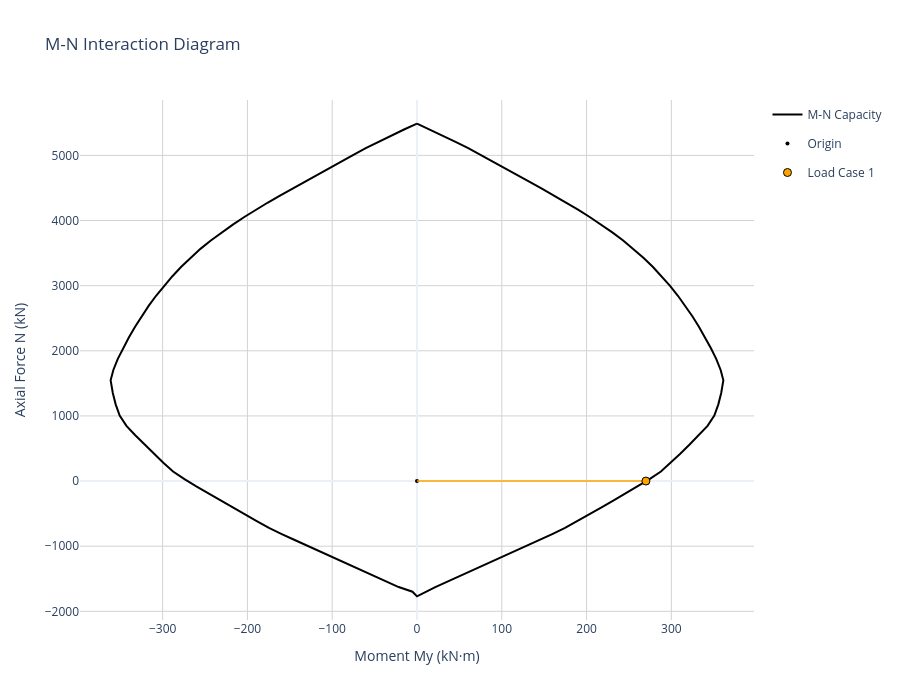
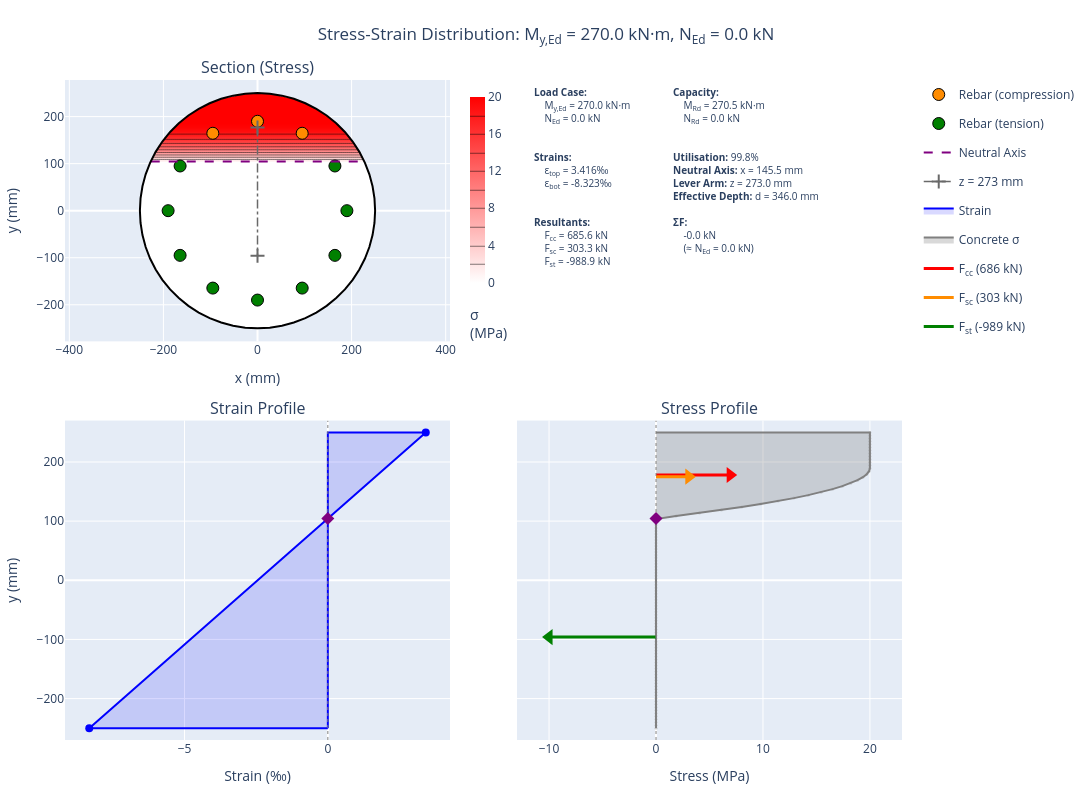

Notebook code for these charts, in order:
### Code cell
# Create M-N interaction diagram
circular_diagram = create_interaction_diagram(
    section=circular_section,
    concrete=concrete,
    concrete_model_type=ConcreteModelType.PARABOLA_RECTANGLE,  # EC2 Fig 3.3
    steel_model_type=SteelModelType.INCLINED,                  # With strain hardening
    n_fibres_width=20,
    n_fibres_height=30,
)

loadcases = []

moment = 270
axial = 0

forces_dict = {
    "M_Ed": moment,
    "N_Ed": axial
    }

loadcases.append(forces_dict)

circular_diagram.plot_mn(
    load_points=loadcases,
    show_vectors=True,
    show=True
    )

circular_diagram.plot_stress_strain(
    M_Ed=moment,
    N_Ed=axial,
    height=800,
    show=False,
    section_render="filled")

### Figure 1 — Plotly figure (JSON) as saved in the notebook; plotly's stock layout.template omitted (floating-point values rounded to 4 significant figures)
{"data": [{"hovertemplate": "M: %{x:.1f} kN·m<br>N: %{y:.1f} kN<extra></extra>", "line": {"color": "black", "width": 2}, "mode": "lines", "name": "M-N Capacity", "type": "scatter", "x": [0, 15.3, 30.37, 45.45, 60.41, 75.0, 89.51, 104.0, 118.4, 132.9, 147.3, 161.6, 175.9, 189.9, 203.7, 217.2, 230.4, 243.2, 255.4, 267.0, 278.0, 288.5, 298.5, 307.7, 316.5, 324.8, 332.5, 339.7, 346.5, 352.9, 358.1, 361.3, 358.8, 355.4, 350.7, 342.7, 332.3, 321.5, 310.5, 299.2, 287.7, 274.3, 260.3, 246.2, 232.0, 217.7, 203.3, 189.0, 174.6, 159.5, 144.2, 128.9, 113.6, 98.29, 82.94, 67.67, 52.36, 36.92, 21.59, -1.863e-15, -5.322, -21.59, -36.92, -52.36, -67.67, -82.94, -98.29, -113.6, -128.9, -144.2, -159.5, -174.6, -189.0, -203.3, -217.7, -232.0, -246.2, -260.3, -274.3, -287.7, -299.2, -310.5, -321.5, -332.3, -342.7, -350.7, -355.4, -358.8, -361.3, -358.1, -352.9, -346.5, -339.7, -332.5, -324.8, -316.5, -307.7, -298.5, -288.5, -278.0, -267.0, -255.4, -243.2, -230.4, -217.2, -203.7, -189.9, -175.9, -161.6, -147.3, -132.9, -118.4, -104.0, -89.51, -75.0, -60.41, -45.45, -30.37, -15.3, 0], "y": [5488.0, 5397.0, 5302.0, 5208.0, 5111.0, 5009.0, 4906.0, 4802.0, 4698.0, 4594.0, 4489.0, 4383.0, 4277.0, 4167.0, 4054.0, 3938.0, 3818.0, 3694.0, 3565.0, 3430.0, 3290.0, 3145.0, 2997.0, 2845.0, 2690.0, 2532.0, 2371.0, 2207.0, 2043.0, 1876.0, 1705.0, 1546.0, 1353.0, 1178.0, 1006.0, 847.5, 702.7, 560.7, 420.6, 282.6, 146.4, 29.83, -80.8, -189.2, -296.7, -402.9, -508.5, -614.1, -719.1, -813.4, -904.6, -995.3, -1086.0, -1177.0, -1267.0, -1359.0, -1449.0, -1538.0, -1627.0, -1770.0, -1699.0, -1627.0, -1538.0, -1449.0, -1359.0, -1267.0, -1177.0, -1086.0, -995.3, -904.6, -813.4, -719.1, -614.1, -508.5, -402.9, -296.7, -189.2, -80.8, 29.83, 146.4, 282.6, 420.6, 560.7, 702.7, 847.5, 1006.0, 1178.0, 1353.0, 1546.0, 1705.0, 1876.0, 2043.0, 2207.0, 2371.0, 2532.0, 2690.0, 2845.0, 2997.0, 3145.0, 3290.0, 3430.0, 3565.0, 3694.0, 3818.0, 3938.0, 4054.0, 4167.0, 4277.0, 4383.0, 4489.0, 4594.0, 4698.0, 4802.0, 4906.0, 5009.0, 5111.0, 5208.0, 5302.0, 5397.0, 5488.0]}, {"hovertemplate": "Origin (0,0)<extra></extra>", "marker": {"color": "black", "size": 4, "symbol": "circle"}, "mode": "markers", "name": "Origin", "type": "scatter", "x": [0], "y": [0]}, {"hoverinfo": "skip", "legendgroup": "lc_0", "line": {"color": "orange", "dash": "solid", "width": 1.5}, "mode": "lines", "showlegend": false, "type": "scatter", "x": [0, 270], "y": [0, 0]}, {"hoverinfo": "skip", "legendgroup": "lc_0", "line": {"color": "orange", "dash": "dash", "width": 1.5}, "mode": "lines", "showlegend": false, "type": "scatter", "x": [270, 270.5], "y": [0, 0]}, {"hovertemplate": "<b>Load Case 1</b><br>N_Ed: 0.0 kN<br>M_Ed: 270.0 kN·m<br>N_Rd: 0.0 kN<br>M_Rd: 270.5 kN·m<br>Utilization: 99.8%<br>Status: ✓ PASS<extra></extra>", "legendgroup": "lc_0", "marker": {"color": "orange", "line": {"color": "black", "width": 1}, "size": 8, "symbol": "circle"}, "mode": "markers", "name": "Load Case 1", "type": "scatter", "x": [270], "y": [0]}], "layout": {"height": 700, "legend": {"x": 1.02, "xanchor": "left", "y": 1, "yanchor": "top"}, "title": {"text": "M-N Interaction Diagram"}, "width": 900, "xaxis": {"gridcolor": "lightgray", "range": [-397.5, 397.5], "title": {"text": "Moment My (kN·m)"}, "zeroline": true}, "yaxis": {"gridcolor": "lightgray", "range": [-2133.0, 5851.0], "title": {"text": "Axial Force N (kN)"}, "zeroline": true}}}

### Figure 2 — Plotly figure (JSON) as saved in the notebook; plotly's stock layout.template omitted (floating-point values rounded to 4 significant figures; data arrays with more than 128 entries replaced by an {"elided": "..."} marker saying what was removed)
{"data": [{"colorbar": {"len": 0.3762, "lenmode": "fraction", "thickness": 15, "title": {"side": "bottom", "text": "σ<br>(MPa)"}, "x": 0.472, "xanchor": "left", "y": 0.802, "yanchor": "middle"}, "colorscale": [[0, "white"], [1, "red"]], "contours": {"coloring": "heatmap", "showlines": false}, "hovertemplate": "x: %{x:.1f} mm<br>y: %{y:.1f} mm<br>σ: %{z:.2f} MPa<extra>Concrete</extra>", "name": "Concrete", "showlegend": false, "showscale": true, "type": "contour", "x": [-247.9, -243.8, -239.6, -235.4, -231.2, -227.1, -222.9, -218.8, -214.6, -210.4, -206.2, -202.1, -197.9, -193.8, -189.6, -185.4, -181.2, -177.1, -172.9, -168.8, -164.6, -160.4, -156.2, -152.1, -147.9, -143.8, -139.6, -135.4, -131.2, -127.1, -122.9, -118.8, -114.6, -110.4, -106.2, -102.1, -97.92, -93.75, -89.58, -85.42, -81.25, -77.08, -72.92, -68.75, -64.58, -60.42, -56.25, -52.08, -47.92, -43.75, -39.58, -35.42, -31.25, -27.08, -22.92, -18.75, -14.58, -10.42, -6.25, -2.083, 2.083, 6.25, 10.42, 14.58, 18.75, 22.92, 27.08, 31.25, 35.42, 39.58, 43.75, 47.92, 52.08, 56.25, 60.42, 64.58, 68.75, 72.92, 77.08, 81.25, 85.42, 89.58, 93.75, 97.92, 102.1, 106.2, 110.4, 114.6, 118.8, 122.9, 127.1, 131.2, 135.4, 139.6, 143.8, 147.9, 152.1, 156.3, 160.4, 164.6, 168.8, 172.9, 177.1, 181.3, 185.4, 189.6, 193.8, 197.9, 202.1, 206.3, 210.4, 214.6, 218.8, 222.9, 227.1, 231.3, 235.4, 239.6, 243.8, 247.9], "xaxis": "x", "y": {"elided": "180 float values"}, "yaxis": "y", "z": {"elided": "180x120 float values"}, "zmax": 20, "zmin": 0}, {"customdata": [[282.0, 1.41, 88.58], [401.5, 2.007, 126.1], [282.0, 1.41, 88.58]], "hovertemplate": "x: %{x:.1f} mm<br>y: %{y:.1f} mm<br>σ: %{customdata[0]:.1f} MPa<br>ε: %{customdata[1]:.3f} ‰<br>F: %{customdata[2]:.1f} kN<br><extra>Rebar (compression)</extra>", "marker": {"color": "darkorange", "line": {"color": "black", "width": 1}, "size": 12}, "mode": "markers", "name": "Rebar (compression)", "showlegend": true, "type": "scatter", "x": [95.0, 1.163e-14, -95.0], "xaxis": "x", "y": [164.5, 190.0, 164.5], "yaxis": "y"}, {"customdata": [[-435.0, -2.453, -136.7], [-44.58, -0.2229, -14.01], [-44.58, -0.2229, -14.01], [-435.0, -2.453, -136.7], [-436.8, -4.684, -137.2], [-438.1, -6.316, -137.6], [-438.6, -6.914, -137.8], [-438.1, -6.316, -137.6], [-436.8, -4.684, -137.2]], "hovertemplate": "x: %{x:.1f} mm<br>y: %{y:.1f} mm<br>σ: %{customdata[0]:.1f} MPa<br>ε: %{customdata[1]:.3f} ‰<br>F: %{customdata[2]:.1f} kN<br><extra>Rebar (tension)</extra>", "marker": {"color": "green", "line": {"color": "black", "width": 1}, "size": 12}, "mode": "markers", "name": "Rebar (tension)", "showlegend": true, "type": "scatter", "x": [190.0, 164.5, -164.5, -190.0, -164.5, -95.0, -3.49e-14, 95.0, 164.5], "xaxis": "x", "y": [0.0, 95.0, 95.0, 2.327e-14, -95.0, -164.5, -190.0, -164.5, -95.0], "yaxis": "y"}, {"line": {"color": "purple", "dash": "dash", "width": 2}, "mode": "lines", "name": "Neutral Axis", "showlegend": true, "type": "scatter", "x": [-227.0, 227.0], "xaxis": "x", "y": [104.5, 104.5], "yaxis": "y"}, {"hovertemplate": "x: %{x:.1f} mm<br>y: %{y:.1f} mm<extra>C/T Centroid</extra>", "line": {"color": "dimgray", "dash": "dashdot", "width": 1.5}, "marker": {"color": ["red", "blue"], "line": {"width": 2}, "size": 10, "symbol": "cross-thin"}, "mode": "lines+markers", "name": "z = 273 mm", "showlegend": true, "type": "scatter", "x": [1.13e-14, -3.014e-14], "xaxis": "x", "y": [177.1, -95.96], "yaxis": "y"}, {"hoverinfo": "skip", "line": {"color": "black", "width": 2}, "mode": "lines", "name": "Section outline", "showlegend": false, "type": "scatter", "x": [250, 248.6, 244.5, 237.8, 228.4, 216.5, 202.3, 185.8, 167.3, 146.9, 125.0, 101.7, 77.25, 51.98, 26.13, 1.531e-14, -26.13, -51.98, -77.25, -101.7, -125.0, -146.9, -167.3, -185.8, -202.3, -216.5, -228.4, -237.8, -244.5, -248.6, -250, -248.6, -244.5, -237.8, -228.4, -216.5, -202.3, -185.8, -167.3, -146.9, -125.0, -101.7, -77.25, -51.98, -26.13, -4.592e-14, 26.13, 51.98, 77.25, 101.7, 125.0, 146.9, 167.3, 185.8, 202.3, 216.5, 228.4, 237.8, 244.5, 248.6, 250], "xaxis": "x", "y": [0, 26.13, 51.98, 77.25, 101.7, 125.0, 146.9, 167.3, 185.8, 202.3, 216.5, 228.4, 237.8, 244.5, 248.6, 250, 248.6, 244.5, 237.8, 228.4, 216.5, 202.3, 185.8, 167.3, 146.9, 125.0, 101.7, 77.25, 51.98, 26.13, 3.062e-14, -26.13, -51.98, -77.25, -101.7, -125.0, -146.9, -167.3, -185.8, -202.3, -216.5, -228.4, -237.8, -244.5, -248.6, -250, -248.6, -244.5, -237.8, -228.4, -216.5, -202.3, -185.8, -167.3, -146.9, -125.0, -101.7, -77.25, -51.98, -26.13, 0], "yaxis": "y"}, {"fill": "toself", "fillcolor": "rgba(0, 0, 255, 0.15)", "hovertemplate": "ε: %{x:.3f} ‰<br>y: %{y:.1f} mm<extra></extra>", "line": {"color": "blue", "width": 2}, "mode": "lines", "name": "Strain", "type": "scatter", "x": [0, -8.323, 3.416, 0, 0], "xaxis": "x3", "y": [-250, -250, 250, 250, -250], "yaxis": "y3"}, {"hovertemplate": "ε: %{x:.3f} ‰<br>y: %{y:.1f} mm<extra></extra>", "marker": {"color": "blue", "size": 8}, "mode": "markers", "showlegend": false, "type": "scatter", "x": [-8.323, 3.416], "xaxis": "x3", "y": [-250, 250], "yaxis": "y3"}, {"line": {"color": "gray", "dash": "dot", "width": 1}, "mode": "lines", "showlegend": false, "type": "scatter", "x": [0, 0], "xaxis": "x3", "y": [-270, 270], "yaxis": "y3"}, {"hovertemplate": "Neutral Axis<br>y: 104.5 mm<extra></extra>", "marker": {"color": "purple", "size": 10, "symbol": "diamond"}, "mode": "markers", "name": "NA", "showlegend": false, "type": "scatter", "x": [0], "xaxis": "x3", "y": [104.5], "yaxis": "y3"}, {"fill": "toself", "fillcolor": "rgba(128, 128, 128, 0.3)", "hoverinfo": "skip", "legendgroup": "concrete_stress", "line": {"color": "gray", "width": 2}, "mode": "lines", "name": "Concrete σ", "type": "scatter", "x": [0.0, 0.0, 0.0, 0.0, 0.0, 0.0, 0.0, 0.0, 0.0, 0.0, 0.0, 0.0, 0.0, 0.0, 0.0, 0.0, 0.0, 0.0, 0.0, 0.0, 0.0, 0.0, 0.0, 0.0, 0.0, 0.0, 0.0, 0.0, 0.0, 0.0, 0.0, 0.0, 0.0, 0.0, 0.0, 0.0, 0.0, 0.0, 0.0, 0.0, 0.0, 0.0, 0.0, 0.0, 0.0, 0.0, 0.0, 0.0, 0.0, 0.0, 0.0, 0.0, 0.0, 0.0, 0.0, 0.0, 0.0, 0.0, 0.0, 0.0, 0.0, 0.0, 0.0, 0.0, 0.0, 0.0, 0.0, 0.0, 0.0, 0.0, 0.0, 0.0, 1.875, 4.062, 6.109, 8.015, 9.781, 11.41, 12.89, 14.23, 15.44, 16.5, 17.42, 18.2, 18.84, 19.34, 19.7, 19.92, 20.0, 20.0, 20.0, 20.0, 20.0, 20.0, 20.0, 20.0, 20.0, 20.0, 20.0, 20.0, 20.0, 0.0], "xaxis": "x4", "y": [-250.0, -250.0, -244.9, -239.9, -234.8, -229.8, -224.7, -219.7, -214.6, -209.6, -204.5, -199.5, -194.4, -189.4, -184.3, -179.3, -174.2, -169.2, -164.1, -159.1, -154.0, -149.0, -143.9, -138.9, -133.8, -128.8, -123.7, -118.7, -113.6, -108.6, -103.5, -98.48, -93.43, -88.38, -83.33, -78.28, -73.23, -68.18, -63.13, -58.08, -53.03, -47.98, -42.93, -37.88, -32.83, -27.78, -22.73, -17.68, -12.63, -7.576, -2.525, 2.525, 7.576, 12.63, 17.68, 22.73, 27.78, 32.83, 37.88, 42.93, 47.98, 53.03, 58.08, 63.13, 68.18, 73.23, 78.28, 83.33, 88.38, 93.43, 98.48, 103.5, 108.6, 113.6, 118.7, 123.7, 128.8, 133.8, 138.9, 143.9, 149.0, 154.0, 159.1, 164.1, 169.2, 174.2, 179.3, 184.3, 189.4, 194.4, 199.5, 204.5, 209.6, 214.6, 219.7, 224.7, 229.8, 234.8, 239.9, 244.9, 250.0, 250.0], "yaxis": "y4"}, {"hovertemplate": "%{text}<extra>Concrete</extra>", "legendgroup": "concrete_stress", "marker": {"color": "gray", "opacity": 0.3, "size": 3}, "mode": "markers", "showlegend": false, "text": ["σ: 0.00 MPa<br>ε: -8.323 ‰<br>y: -250.0 mm", "σ: 0.00 MPa<br>ε: -8.204 ‰<br>y: -244.9 mm", "σ: 0.00 MPa<br>ε: -8.086 ‰<br>y: -239.9 mm", "σ: 0.00 MPa<br>ε: -7.967 ‰<br>y: -234.8 mm", "σ: 0.00 MPa<br>ε: -7.848 ‰<br>y: -229.8 mm", "σ: 0.00 MPa<br>ε: -7.730 ‰<br>y: -224.7 mm", "σ: 0.00 MPa<br>ε: -7.611 ‰<br>y: -219.7 mm", "σ: 0.00 MPa<br>ε: -7.493 ‰<br>y: -214.6 mm", "σ: 0.00 MPa<br>ε: -7.374 ‰<br>y: -209.6 mm", "σ: 0.00 MPa<br>ε: -7.256 ‰<br>y: -204.5 mm", "σ: 0.00 MPa<br>ε: -7.137 ‰<br>y: -199.5 mm", "σ: 0.00 MPa<br>ε: -7.018 ‰<br>y: -194.4 mm", "σ: 0.00 MPa<br>ε: -6.900 ‰<br>y: -189.4 mm", "σ: 0.00 MPa<br>ε: -6.781 ‰<br>y: -184.3 mm", "σ: 0.00 MPa<br>ε: -6.663 ‰<br>y: -179.3 mm", "σ: 0.00 MPa<br>ε: -6.544 ‰<br>y: -174.2 mm", "σ: 0.00 MPa<br>ε: -6.426 ‰<br>y: -169.2 mm", "σ: 0.00 MPa<br>ε: -6.307 ‰<br>y: -164.1 mm", "σ: 0.00 MPa<br>ε: -6.188 ‰<br>y: -159.1 mm", "σ: 0.00 MPa<br>ε: -6.070 ‰<br>y: -154.0 mm", "σ: 0.00 MPa<br>ε: -5.951 ‰<br>y: -149.0 mm", "σ: 0.00 MPa<br>ε: -5.833 ‰<br>y: -143.9 mm", "σ: 0.00 MPa<br>ε: -5.714 ‰<br>y: -138.9 mm", "σ: 0.00 MPa<br>ε: -5.595 ‰<br>y: -133.8 mm", "σ: 0.00 MPa<br>ε: -5.477 ‰<br>y: -128.8 mm", "σ: 0.00 MPa<br>ε: -5.358 ‰<br>y: -123.7 mm", "σ: 0.00 MPa<br>ε: -5.240 ‰<br>y: -118.7 mm", "σ: 0.00 MPa<br>ε: -5.121 ‰<br>y: -113.6 mm", "σ: 0.00 MPa<br>ε: -5.003 ‰<br>y: -108.6 mm", "σ: 0.00 MPa<br>ε: -4.884 ‰<br>y: -103.5 mm", "σ: 0.00 MPa<br>ε: -4.765 ‰<br>y: -98.5 mm", "σ: 0.00 MPa<br>ε: -4.647 ‰<br>y: -93.4 mm", "σ: 0.00 MPa<br>ε: -4.528 ‰<br>y: -88.4 mm", "σ: 0.00 MPa<br>ε: -4.410 ‰<br>y: -83.3 mm", "σ: 0.00 MPa<br>ε: -4.291 ‰<br>y: -78.3 mm", "σ: 0.00 MPa<br>ε: -4.173 ‰<br>y: -73.2 mm", "σ: 0.00 MPa<br>ε: -4.054 ‰<br>y: -68.2 mm", "σ: 0.00 MPa<br>ε: -3.935 ‰<br>y: -63.1 mm", "σ: 0.00 MPa<br>ε: -3.817 ‰<br>y: -58.1 mm", "σ: 0.00 MPa<br>ε: -3.698 ‰<br>y: -53.0 mm", "σ: 0.00 MPa<br>ε: -3.580 ‰<br>y: -48.0 mm", "σ: 0.00 MPa<br>ε: -3.461 ‰<br>y: -42.9 mm", "σ: 0.00 MPa<br>ε: -3.343 ‰<br>y: -37.9 mm", "σ: 0.00 MPa<br>ε: -3.224 ‰<br>y: -32.8 mm", "σ: 0.00 MPa<br>ε: -3.105 ‰<br>y: -27.8 mm", "σ: 0.00 MPa<br>ε: -2.987 ‰<br>y: -22.7 mm", "σ: 0.00 MPa<br>ε: -2.868 ‰<br>y: -17.7 mm", "σ: 0.00 MPa<br>ε: -2.750 ‰<br>y: -12.6 mm", "σ: 0.00 MPa<br>ε: -2.631 ‰<br>y: -7.6 mm", "σ: 0.00 MPa<br>ε: -2.513 ‰<br>y: -2.5 mm", "σ: 0.00 MPa<br>ε: -2.394 ‰<br>y: 2.5 mm", "σ: 0.00 MPa<br>ε: -2.275 ‰<br>y: 7.6 mm", "σ: 0.00 MPa<br>ε: -2.157 ‰<br>y: 12.6 mm", "σ: 0.00 MPa<br>ε: -2.038 ‰<br>y: 17.7 mm", "σ: 0.00 MPa<br>ε: -1.920 ‰<br>y: 22.7 mm", "σ: 0.00 MPa<br>ε: -1.801 ‰<br>y: 27.8 mm", "σ: 0.00 MPa<br>ε: -1.683 ‰<br>y: 32.8 mm", "σ: 0.00 MPa<br>ε: -1.564 ‰<br>y: 37.9 mm", "σ: 0.00 MPa<br>ε: -1.445 ‰<br>y: 42.9 mm", "σ: 0.00 MPa<br>ε: -1.327 ‰<br>y: 48.0 mm", "σ: 0.00 MPa<br>ε: -1.208 ‰<br>y: 53.0 mm", "σ: 0.00 MPa<br>ε: -1.090 ‰<br>y: 58.1 mm", "σ: 0.00 MPa<br>ε: -0.971 ‰<br>y: 63.1 mm", "σ: 0.00 MPa<br>ε: -0.853 ‰<br>y: 68.2 mm", "σ: 0.00 MPa<br>ε: -0.734 ‰<br>y: 73.2 mm", "σ: 0.00 MPa<br>ε: -0.615 ‰<br>y: 78.3 mm", "σ: 0.00 MPa<br>ε: -0.497 ‰<br>y: 83.3 mm", "σ: 0.00 MPa<br>ε: -0.378 ‰<br>y: 88.4 mm", "σ: 0.00 MPa<br>ε: -0.260 ‰<br>y: 93.4 mm", "σ: 0.00 MPa<br>ε: -0.141 ‰<br>y: 98.5 mm", "σ: 0.00 MPa<br>ε: -0.023 ‰<br>y: 103.5 mm", "σ: 1.88 MPa<br>ε: 0.096 ‰<br>y: 108.6 mm", "σ: 4.06 MPa<br>ε: 0.215 ‰<br>y: 113.6 mm", "σ: 6.11 MPa<br>ε: 0.333 ‰<br>y: 118.7 mm", "σ: 8.02 MPa<br>ε: 0.452 ‰<br>y: 123.7 mm", "σ: 9.78 MPa<br>ε: 0.570 ‰<br>y: 128.8 mm", "σ: 11.41 MPa<br>ε: 0.689 ‰<br>y: 133.8 mm", "σ: 12.89 MPa<br>ε: 0.808 ‰<br>y: 138.9 mm", "σ: 14.23 MPa<br>ε: 0.926 ‰<br>y: 143.9 mm", "σ: 15.44 MPa<br>ε: 1.045 ‰<br>y: 149.0 mm", "σ: 16.50 MPa<br>ε: 1.163 ‰<br>y: 154.0 mm", "σ: 17.42 MPa<br>ε: 1.282 ‰<br>y: 159.1 mm", "σ: 18.20 MPa<br>ε: 1.400 ‰<br>y: 164.1 mm", "σ: 18.84 MPa<br>ε: 1.519 ‰<br>y: 169.2 mm", "σ: 19.34 MPa<br>ε: 1.638 ‰<br>y: 174.2 mm", "σ: 19.70 MPa<br>ε: 1.756 ‰<br>y: 179.3 mm", "σ: 19.92 MPa<br>ε: 1.875 ‰<br>y: 184.3 mm", "σ: 20.00 MPa<br>ε: 1.993 ‰<br>y: 189.4 mm", "σ: 20.00 MPa<br>ε: 2.112 ‰<br>y: 194.4 mm", "σ: 20.00 MPa<br>ε: 2.230 ‰<br>y: 199.5 mm", "σ: 20.00 MPa<br>ε: 2.349 ‰<br>y: 204.5 mm", "σ: 20.00 MPa<br>ε: 2.468 ‰<br>y: 209.6 mm", "σ: 20.00 MPa<br>ε: 2.586 ‰<br>y: 214.6 mm", "σ: 20.00 MPa<br>ε: 2.705 ‰<br>y: 219.7 mm", "σ: 20.00 MPa<br>ε: 2.823 ‰<br>y: 224.7 mm", "σ: 20.00 MPa<br>ε: 2.942 ‰<br>y: 229.8 mm", "σ: 20.00 MPa<br>ε: 3.060 ‰<br>y: 234.8 mm", "σ: 20.00 MPa<br>ε: 3.179 ‰<br>y: 239.9 mm", "σ: 20.00 MPa<br>ε: 3.298 ‰<br>y: 244.9 mm", "σ: 20.00 MPa<br>ε: 3.416 ‰<br>y: 250.0 mm"], "type": "scatter", "x": [0.0, 0.0, 0.0, 0.0, 0.0, 0.0, 0.0, 0.0, 0.0, 0.0, 0.0, 0.0, 0.0, 0.0, 0.0, 0.0, 0.0, 0.0, 0.0, 0.0, 0.0, 0.0, 0.0, 0.0, 0.0, 0.0, 0.0, 0.0, 0.0, 0.0, 0.0, 0.0, 0.0, 0.0, 0.0, 0.0, 0.0, 0.0, 0.0, 0.0, 0.0, 0.0, 0.0, 0.0, 0.0, 0.0, 0.0, 0.0, 0.0, 0.0, 0.0, 0.0, 0.0, 0.0, 0.0, 0.0, 0.0, 0.0, 0.0, 0.0, 0.0, 0.0, 0.0, 0.0, 0.0, 0.0, 0.0, 0.0, 0.0, 0.0, 0.0, 1.875, 4.062, 6.109, 8.015, 9.781, 11.41, 12.89, 14.23, 15.44, 16.5, 17.42, 18.2, 18.84, 19.34, 19.7, 19.92, 20.0, 20.0, 20.0, 20.0, 20.0, 20.0, 20.0, 20.0, 20.0, 20.0, 20.0, 20.0, 20.0], "xaxis": "x4", "y": [-250.0, -244.9, -239.9, -234.8, -229.8, -224.7, -219.7, -214.6, -209.6, -204.5, -199.5, -194.4, -189.4, -184.3, -179.3, -174.2, -169.2, -164.1, -159.1, -154.0, -149.0, -143.9, -138.9, -133.8, -128.8, -123.7, -118.7, -113.6, -108.6, -103.5, -98.48, -93.43, -88.38, -83.33, -78.28, -73.23, -68.18, -63.13, -58.08, -53.03, -47.98, -42.93, -37.88, -32.83, -27.78, -22.73, -17.68, -12.63, -7.576, -2.525, 2.525, 7.576, 12.63, 17.68, 22.73, 27.78, 32.83, 37.88, 42.93, 47.98, 53.03, 58.08, 63.13, 68.18, 73.23, 78.28, 83.33, 88.38, 93.43, 98.48, 103.5, 108.6, 113.6, 118.7, 123.7, 128.8, 133.8, 138.9, 143.9, 149.0, 154.0, 159.1, 164.1, 169.2, 174.2, 179.3, 184.3, 189.4, 194.4, 199.5, 204.5, 209.6, 214.6, 219.7, 224.7, 229.8, 234.8, 239.9, 244.9, 250.0], "yaxis": "y4"}, {"hovertemplate": "F<sub>cc</sub> = 685.6 kN<br>y = 177.9 mm<extra>Concrete Compression</extra>", "legendgroup": "F<sub>cc</sub>", "line": {"color": "red", "width": 3}, "mode": "lines", "name": "F<sub>cc</sub> (686 kN)", "type": "scatter", "x": [0, 6.933], "xaxis": "x4", "y": [177.9, 177.9], "yaxis": "y4"}, {"hoverinfo": "skip", "legendgroup": "F<sub>cc</sub>", "marker": {"color": "red", "size": 14, "symbol": "triangle-right"}, "mode": "markers", "showlegend": false, "type": "scatter", "x": [6.933], "xaxis": "x4", "y": [177.9], "yaxis": "y4"}, {"hovertemplate": "F<sub>sc</sub> = 303.3 kN<br>y = 175.1 mm<extra>Steel Compression</extra>", "legendgroup": "F<sub>sc</sub>", "line": {"color": "darkorange", "width": 3}, "mode": "lines", "name": "F<sub>sc</sub> (303 kN)", "type": "scatter", "x": [0, 3.067], "xaxis": "x4", "y": [175.1, 175.1], "yaxis": "y4"}, {"hoverinfo": "skip", "legendgroup": "F<sub>sc</sub>", "marker": {"color": "darkorange", "size": 14, "symbol": "triangle-right"}, "mode": "markers", "showlegend": false, "type": "scatter", "x": [3.067], "xaxis": "x4", "y": [175.1], "yaxis": "y4"}, {"hovertemplate": "F<sub>st</sub> = -988.9 kN<br>y = -96.0 mm<extra>Steel Tension</extra>", "legendgroup": "F<sub>st</sub>", "line": {"color": "green", "width": 3}, "mode": "lines", "name": "F<sub>st</sub> (-989 kN)", "type": "scatter", "x": [0, -10], "xaxis": "x4", "y": [-95.96, -95.96], "yaxis": "y4"}, {"hoverinfo": "skip", "legendgroup": "F<sub>st</sub>", "marker": {"color": "green", "size": 14, "symbol": "triangle-left"}, "mode": "markers", "showlegend": false, "type": "scatter", "x": [-10], "xaxis": "x4", "y": [-95.96], "yaxis": "y4"}, {"line": {"color": "gray", "dash": "dot", "width": 1}, "mode": "lines", "showlegend": false, "type": "scatter", "x": [0, 0], "xaxis": "x4", "y": [-270, 270], "yaxis": "y4"}, {"hovertemplate": "Neutral Axis<br>y: 104.5 mm<extra></extra>", "marker": {"color": "purple", "size": 10, "symbol": "diamond"}, "mode": "markers", "showlegend": false, "type": "scatter", "x": [0], "xaxis": "x4", "y": [104.5], "yaxis": "y4"}], "layout": {"annotations": [{"font": {"size": 16}, "showarrow": false, "text": "Section (Stress)", "x": 0.23, "xanchor": "center", "xref": "paper", "y": 1, "yanchor": "bottom", "yref": "paper"}, {"font": {"size": 16}, "showarrow": false, "text": "Strain Profile", "x": 0.23, "xanchor": "center", "xref": "paper", "y": 0.484, "yanchor": "bottom", "yref": "paper"}, {"font": {"size": 16}, "showarrow": false, "text": "Stress Profile", "x": 0.77, "xanchor": "center", "xref": "paper", "y": 0.484, "yanchor": "bottom", "yref": "paper"}, {"align": "left", "font": {"size": 10}, "showarrow": false, "text": "<b>Load Case:</b><br>&nbsp;&nbsp;&nbsp;&nbsp;M<sub>y,Ed</sub> = 270.0 kN·m<br>&nbsp;&nbsp;&nbsp;&nbsp;N<sub>Ed</sub> = 0.0 kN<br><br><br><b>Strains:</b><br>&nbsp;&nbsp;&nbsp;&nbsp;ε<sub>top</sub> = 3.416‰<br>&nbsp;&nbsp;&nbsp;&nbsp;ε<sub>bot</sub> = -8.323‰<br><br><br><b>Resultants:</b><br>&nbsp;&nbsp;&nbsp;&nbsp;F<sub>cc</sub> = 685.6 kN<br>&nbsp;&nbsp;&nbsp;&nbsp;F<sub>sc</sub> = 303.3 kN<br>&nbsp;&nbsp;&nbsp;&nbsp;F<sub>st</sub> = -988.9 kN<br>", "x": 0.5584, "xanchor": "left", "xref": "paper", "y": 0.996, "yanchor": "top", "yref": "paper"}, {"align": "left", "font": {"size": 10}, "showarrow": false, "text": "<b>Capacity:</b><br>&nbsp;&nbsp;&nbsp;&nbsp;M<sub>Rd</sub> = 270.5 kN·m<br>&nbsp;&nbsp;&nbsp;&nbsp;N<sub>Rd</sub> = 0.0 kN<br><br><br><b>Utilisation:</b> 99.8%<br><b>Neutral Axis:</b> x = 145.5 mm<br><b>Lever Arm:</b> z = 273.0 mm<br><b>Effective Depth:</b> d = 346.0 mm<br><br><b>ΣF:</b><br>&nbsp;&nbsp;&nbsp;&nbsp;-0.0 kN<br>&nbsp;&nbsp;&nbsp;&nbsp;(≈ N<sub>Ed</sub> = 0.0 kN)<br>", "x": 0.724, "xanchor": "left", "xref": "paper", "y": 0.996, "yanchor": "top", "yref": "paper"}], "height": 800, "legend": {"x": 1.02, "y": 1}, "margin": {"b": 60, "l": 60, "r": 120, "t": 80}, "showlegend": true, "title": {"text": "Stress-Strain Distribution: M<sub>y,Ed</sub> = 270.0 kN·m, N<sub>Ed</sub> = 0.0 kN", "x": 0.5}, "width": 1200, "xaxis": {"anchor": "y", "domain": [0, 0.46], "title": {"text": "x (mm)"}}, "xaxis2": {"anchor": "y2", "domain": [0.54, 1], "visible": false}, "xaxis3": {"anchor": "y3", "domain": [0, 0.46], "title": {"text": "Strain (‰)"}}, "xaxis4": {"anchor": "y4", "domain": [0.54, 1], "range": [-13, 23], "title": {"text": "Stress (MPa)"}}, "yaxis": {"anchor": "x", "domain": [0.604, 1], "scaleanchor": "x", "scaleratio": 1, "title": {"text": "y (mm)"}}, "yaxis2": {"anchor": "x2", "domain": [0.604, 1], "visible": false}, "yaxis3": {"anchor": "x3", "domain": [0, 0.484], "range": [-270, 270], "title": {"text": "y (mm)"}}, "yaxis4": {"anchor": "x4", "domain": [0, 0.484], "matches": "y3", "showticklabels": false}}}
